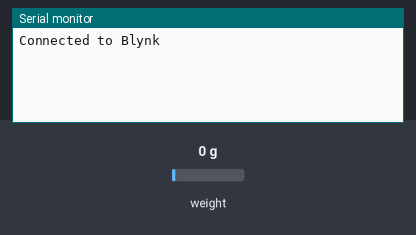
Bench run of a sketch on a simulated ESP8266 (NodeMCU). On the bench: the last lines printed to the serial monitor. Inputs (shaded band) come from the test bench; at power-on: weight on the scale 0 g. WiFi joins after 1.5 s; servers stay silent unless stated.

Above: at 3.0 s.
3.1 s: weight on the scale set to 100 g
At 7.2 s:
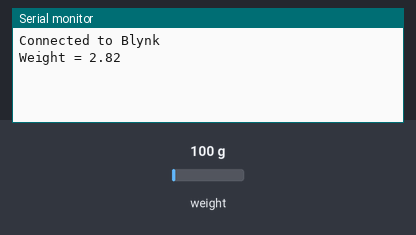
11.5 s: weight on the scale set to 1250 g
At 14.7 s:
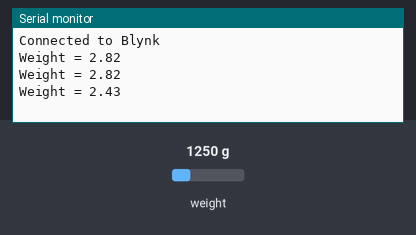

The sketch:

shubhangi.ino
```cpp
#define BLYNK_PRINT Serial
#include <ESP8266WiFi.h>
#include <BlynkSimpleEsp8266.h>
#include <SimpleTimer.h>

char auth[] = "YiUN8hAkxNK5Fbx7vNjHqSn7aZURmCwN";

// Your WiFi credentials.
// Set password to "" for open networks.
char ssid[] = "hac";
char pass[] = "hac123456";
SimpleTimer timer;
#include <Wire.h> // Only needed for Arduino 1.6.5 and earlier
#include "SSD1306.h" // alias for `#include "SSD1306Wire.h"`
#include <HX711.h>

// Capteur de poids setting
const int SCALE_DOUT_PIN =D5;
const int SCALE_SCK_PIN =D6;
HX711 scale(SCALE_DOUT_PIN, SCALE_SCK_PIN);
int mq2 = A0; // smoke sensor is connected with the analog pin A0
int data = 0;


float weight;
float weightCorrection = -8.55 ; // The weight of the hive to be removed from the result orignal= 3.98


void getWeight()
{
  //String weight = String(scale.get_units(1), 2);
  weight = scale.get_units(1);
  weight = -((weight+weightCorrection)/3); // The new line, which deducts the correction value from the reading
  Serial.print("Weight = ");
  Serial.println(weight);

}


void setup()
{
  Serial.begin(115200);
  Blynk.begin(auth, ssid, pass);//starts wifi and Blynk
  Serial.println("Connected to Blynk");
  scale.set_scale(-6000/0.128);
  //scale.tare();
   timer.setInterval(1000L, getSendData);
}


void loop()
{
  delay(4000);
  getWeight();

  Blynk.virtualWrite(V4, weight);
  Blynk.virtualWrite(V7,data);
}
  void getSendData()
{
  data = analogRead(mq2);
  Blynk.virtualWrite(V2, data);

  if (data > 700 )
  {
    Blynk.notify("Smoke Detected!");

  }
  }
```

Measured:
- after the input at 3.1 s, the serial monitor: prints a new line after 2.8 s (image 1)
- after the input at 11.5 s, the serial monitor: prints a new line after 2.6 s (image 2)
